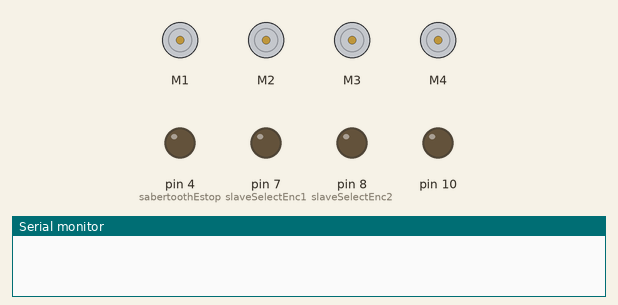
Recording of a sketch running on a simulated Arduino Uno, built with avr-gcc and run on an emulated ATmega328P. Shown: 4 × DC motor (green arrow = forward, orange = backward, longer = faster), output pins drawn as LEDs (lit = HIGH), the last lines printed to the serial monitor. Pins used as bus, display or sensor lines are not drawn.

Above: at 0.1 s.
At 8.8 s:
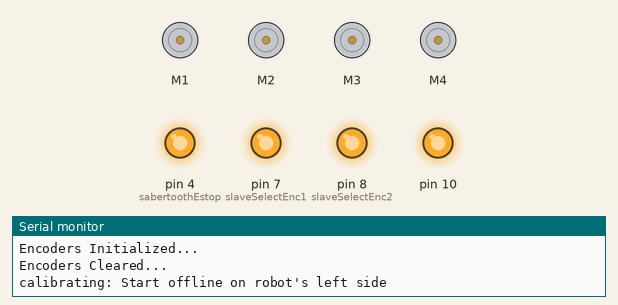
At 11.5 s:
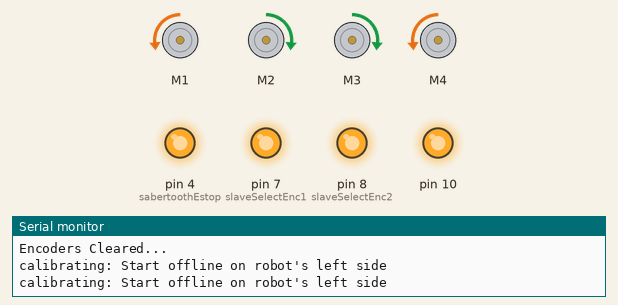
At 16.6 s:
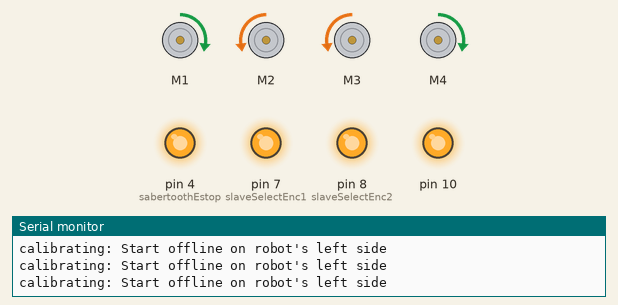
At 26.55 s:
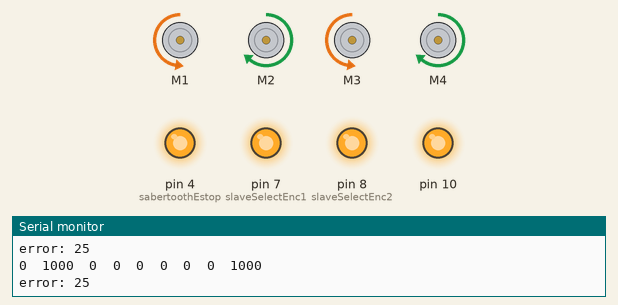
At 36.5 s:
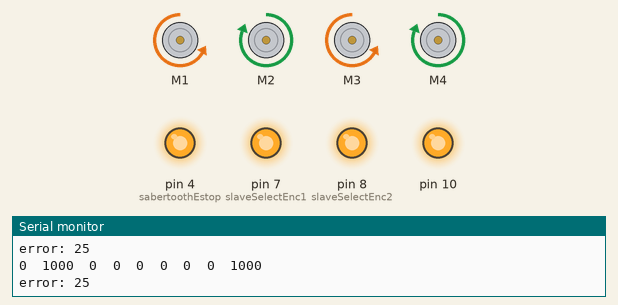
Timing chart, 0 to 40.0 s (numbered marks = the images above):
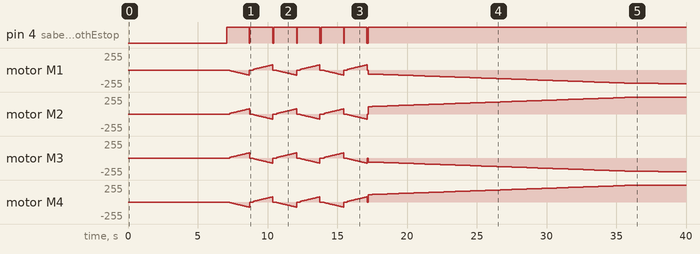

The sketch:

PID_WORKS_7_29_2015_ino.ino
```cpp
#include <QTRSensors.h> //library for Sensor Array
#include <SPI.h> //library for motor encoders
#include <Sabertooth.h>// Libraries for the motor controllers
#include <SoftwareSerial.h>

// *********************
// Define hardware pins
// *********************
#define sabertoothEstop 4 // This is connected to S2 on the motor controllers.
// When this pin is pulled low the motors will stop.
//this is pin 4 on the arduino
//PIN 4 STOPS ALL MOTORS when pulled low (?)

//Declaring the sensor info
#define NUM_SENSORS   8     // number of sensors used on pololu
#define TIMEOUT       2500  // waits for 2500 milliseconds for sensor outputs to go low
#define EMITTER_PIN   12    // emitter is controlled by digital pin 2 - **Something is wrong here I think***

// sensors 0 through 7 are connected to digital pins 22-36 EVEN, respectively
QTRSensorsRC qtrrc((unsigned char[]) {
  22, 24, 26, 28, 30, 32, 34, 36
  },NUM_SENSORS, TIMEOUT, EMITTER_PIN);

unsigned int sensorValues[NUM_SENSORS];

// Declaration of the software serial UART and motor controller objects

SoftwareSerial SWSerial(2, 3); // RX on pin 2 (unused), TX on pin 3 (to S1).
//PIN 2 IS UNUSED IN THAT IT DOES NOT RECEIVE A SIGNAL BACK FROM THE MOTOR CONTROLLERS. THE ARDUINO ONLY TRANSMITS


// Slave Select pins for encoders 1 and 2
// Feel free to reallocate these pins to best suit your circuit
const int slaveSelectEnc1 = 7;
const int slaveSelectEnc2 = 8;

// These hold the current encoder count.
signed long encoder1count = 0;
signed long encoder2count = 0;
//accounting for variation between the two encoders, we'll pray that an average is good enough
signed long encoderCountAvg = 0;


//---------------------------------
//variables for PID
float Kp = 1.7;
float Ki = 0.04;
int offset = 35;
int Tp = 127;
float turnVariable = 0;
int error = 0;
float spin = 0;
float integral = 0;

//motor control vars------------------------
int ySpeed = 0; //initial speed
int idealYSpeed = 180; //straight forward speed.
int turnYSpeed = idealYSpeed - 40; //turning forward speed - slower as to not lose line

Sabertooth frontSaber(128, SWSerial); // Address 128, front motors, 1 = left, 2 = right
Sabertooth rearSaber(129, SWSerial); // Address 129, rear motors, 1 = left, 2 = right
// check that ours is not switched -eb


  //movement variables again...
  int movementDelay = 15; // Delay in between movement commands
  int speedDelta = 64; //if I had to guess this could be 128 so that speeds tops at 255
  int topForwardSpeed = 127 + speedDelta;
  int topBackwardSpeed = 127 - speedDelta;

void initEncoders() {

  // Set slave selects as outputs
  pinMode(slaveSelectEnc1, OUTPUT);
  pinMode(slaveSelectEnc2, OUTPUT);

  // Raise select pins
  // Communication begins when you drop the individual select signsl
  digitalWrite(slaveSelectEnc1, HIGH);
  digitalWrite(slaveSelectEnc2, HIGH);

  SPI.begin();

  // Initialize encoder 1
  //    Clock division factor: 0
  //    Negative index input
  //    free-running count mode
  //    x4 quatrature count mode (four counts per quadrature cycle)
  // NOTE: For more information on commands, see datasheet
  digitalWrite(slaveSelectEnc1, LOW);       // Begin SPI conversation
  SPI.transfer(0x88);                       // Write to MDR0
  SPI.transfer(0x03);                       // Configure to 4 byte mode
  digitalWrite(slaveSelectEnc1, HIGH);      // Terminate SPI conversation

  // Initialize encoder 2
  //    Clock division factor: 0
  //    Negative index input
  //    free-running count mode
  //    x4 quatrature count mode (four counts per quadrature cycle)
  // NOTE: For more information on commands, see datasheet
  digitalWrite(slaveSelectEnc2, LOW);       // Begin SPI conversation
  SPI.transfer(0x88);                       // Write to MDR0
  SPI.transfer(0x03);                       // Configure to 4 byte mode
  digitalWrite(slaveSelectEnc2, HIGH);      // Terminate SPI conversation
}

long readEncoder(int encoder) {

  // Initialize temporary variables for SPI read
  unsigned int count_1, count_2, count_3, count_4;
  long count_value;

  // Read encoder 1
  if (encoder == 1) {
    digitalWrite(slaveSelectEnc1, LOW);     // Begin SPI conversation
    SPI.transfer(0x60);                     // Request count
    count_1 = SPI.transfer(0x00);           // Read highest order byte
    count_2 = SPI.transfer(0x00);
    count_3 = SPI.transfer(0x00);
    count_4 = SPI.transfer(0x00);           // Read lowest order byte
    digitalWrite(slaveSelectEnc1, HIGH);    // Terminate SPI conversation
  }

  // Read encoder 2
  else if (encoder == 2) {
    digitalWrite(slaveSelectEnc2, LOW);     // Begin SPI conversation
    SPI.transfer(0x60);                      // Request count
    count_1 = SPI.transfer(0x00);           // Read highest order byte
    count_2 = SPI.transfer(0x00);
    count_3 = SPI.transfer(0x00);
    count_4 = SPI.transfer(0x00);           // Read lowest order byte
    digitalWrite(slaveSelectEnc2, HIGH);    // Terminate SPI conversation
  }

  // Calculate encoder count
  count_value = (count_1 << 8) + count_2;
  count_value = (count_value << 8) + count_3;
  count_value = (count_value << 8) + count_4;

  return count_value;
}

void clearEncoderCount() {

  // Set encoder1's data register to 0
  digitalWrite(slaveSelectEnc1, LOW);     // Begin SPI conversation
  // Write to DTR
  SPI.transfer(0x98);
  // Load data
  SPI.transfer(0x00);  // Highest order byte
  SPI.transfer(0x00);
  SPI.transfer(0x00);
  SPI.transfer(0x00);  // lowest order byte
  digitalWrite(slaveSelectEnc1, HIGH);    // Terminate SPI conversation

  delayMicroseconds(100);  // provides some breathing room between SPI conversations

  // Set encoder1's current data register to center
  digitalWrite(slaveSelectEnc1, LOW);     // Begin SPI conversation
  SPI.transfer(0xE0);
  digitalWrite(slaveSelectEnc1, HIGH);    // Terminate SPI conversation

  // Set encoder2's data register to 0
  digitalWrite(slaveSelectEnc2, LOW);     // Begin SPI conversation
  // Write to DTR
  SPI.transfer(0x98);
  // Load data
  SPI.transfer(0x00);  // Highest order byte
  SPI.transfer(0x00);
  SPI.transfer(0x00);
  SPI.transfer(0x00);  // lowest order byte
  digitalWrite(slaveSelectEnc2, HIGH);    // Terminate SPI conversation

  delayMicroseconds(100);  // provides some breathing room between SPI conversations

  // Set encoder2's current data register to center
  digitalWrite(slaveSelectEnc2, LOW);     // Begin SPI conversation
  SPI.transfer(0xE0);
  digitalWrite(slaveSelectEnc2, HIGH);    // Terminate SPI conversation

}


//******************************************************************************
// Sets up our serial com, hardware pins, SPI bus for ethernet shield and motor controller.
// RETURNS: Nothing
//******************************************************************************
void setup()
{
  delay(3000);    // Short delay to powerup the motor controllers

  Serial.begin(9600);    // Serial for the debug output
  SWSerial.begin(9600);  // Serial for the motor controllers
  //-eb can we change this to a faster baud rate?
  //BAUD RATE IS THE NUMBER OF SIGNALING EVENTS THAT OCCURS PER SECOND. IN OTHER WORDS, IT IS THE NUMBER OF CHANGES IN BINARY STATE PER SECOND

  frontSaber.autobaud(); // Allows the motor controllers to detect the baud rate
  rearSaber.autobaud();  // we're using and adjust appropriately

  // Initialize GPIO inputs and outputs
  //sets pin 4 to output so we can stop the motors
  pinMode(sabertoothEstop, OUTPUT);

  allStop();		// Make sure all motors are stopped for safety

  //getting the encoders up and running
  initEncoders();       Serial.println("Encoders Initialized...");
  clearEncoderCount();  Serial.println("Encoders Cleared...");

  //variables for calibrating
  int i = 0; // Counters
  int j = 0;
  //int movementDelay = 15; // Delay in between movement commands
  //int speedDelta = 64; //if I had to guess this could be 128 so that speeds tops at 255
  //int topForwardSpeed = 127 + speedDelta;
  //int topBackwardSpeed = 127 - speedDelta;

  //unsigned int avgMin = 0;
  //unsigned int avgMax = 0;

  //calibrating
  pinMode(13, OUTPUT);
  digitalWrite(13, HIGH);    // turn on Arduino's LED to indicate we are in calibration mode

  for (int i = 0; i < 3; i++)  // move back and forth seven times
  {
    qtrrc.calibrate();       // reads all sensors 10 times at 2500 us per read (i.e. ~25 ms per call)
    Serial.println("calibrating: Start offline on robot's left side");

    //    // *************************
    //    // Right and Left Motion
    //    // *************************
  for (int i = 127; i < 167; i++) //why are we using floats here?
    {    qtrrc.calibrate();       // reads all sensors 10 times at 2500 us per read (i.e. ~25 ms per call)

      commandMotors(127, i, 127, 1);
    }
    allStop();

    for (int i = 127; i > 87;  i--)
    {    qtrrc.calibrate();       // reads all sensors 10 times at 2500 us per read (i.e. ~25 ms per call)

      commandMotors(127, i, 127, 1);
    }
    allStop();
        qtrrc.calibrate();       // reads all sensors 10 times at 2500 us per read (i.e. ~25 ms per call)


  }//for
  digitalWrite(13,LOW); // turn on Arduino's LED to indicate we are in calibration mode


  //printing calibration figures
  for (int i = 0; i < NUM_SENSORS; i++){
    Serial.print(qtrrc.calibratedMinimumOn[i]);
    Serial.print('\t');
  }
  Serial.println();

  // print the calibration maximum values measured when emitters were on
  for (int i = 0; i < NUM_SENSORS; i++){
    Serial.print(qtrrc.calibratedMaximumOn[i]);
    Serial.print('\t');
  }

  Serial.println();
  //figuring out initial position
  //unsigned int position = qtrrc.readLine(sensorValues);
  //Serial.println(position);

  Serial.println("Running");
  Serial.println();
}

void loop() {


  // read calibrated sensor values and obtain a measure of the line position from 0 to 7000
  unsigned int position = qtrrc.readLine(sensorValues);

  // print the sensor values as numbers from 0 to 1000, where 0 means maximum reflectance and
  // 1000 means minimum reflectance, followed by the line position
  for (unsigned char i = 0; i < NUM_SENSORS; i++)
  {
    Serial.print(sensorValues[i]);
    Serial.print('\t');
  }

  Serial.println(position); // comment this line out if you are using raw values
/** SPEEDOMETER -- DOES NOT WORK YET
//calculate the encoder values
    encoder1count = readEncoder(1);
    encoder2count = readEncoder(2);
  int encoderAvg = ((encoder1count*-1)+encoder2count)/2;


  float feetTravelled;
  float ftPerSec;
  //calculate speed... 1920 encoder units= 1 ft
  feetTravelled = encoderAvg/1920;
  ftPerSec = feetTravelled/(millis()*1000);
  Serial.println(ftPerSec);
  **/

  //PID SHIT
  int location = position/100; //getting the position and error down to a managable number
  error = offset - location; //calculate the error

  if (error < 5 && error > -5) { //reset the integral when on the line
    integral = 0;
  } else {
    integral = integral + error;   //calulate the integral
 }

//calculate the angle to get back to line (spin)
  turnVariable = Kp * error + (Ki * integral); //get the PI-derived turnVariable
  spin = Tp + int(turnVariable); //adjust the spin based on Tp(127) and the turnVariable

//calcuulate the speed based on the amount we're turning
  if(abs(error)> 16){ //if turning sharply (abs(in either direction)), SLOW down
    ySpeed = turnYSpeed;
  } else {
    ySpeed = idealYSpeed;
  }


//MOVEMENT************
  commandMotors(ySpeed, 127, spin, 1); //move it or lose it

Serial.print("error: "); Serial.println(error);
  //Serial.print("spin: "); Serial.println(spin);
  //Serial.print("integral: "); Serial.println(integral);
  //Serial.print("turnVariable: "); Serial.println(turnVariable);
  //Serial.print("ftPerSec: "); Serial.println(ftPerSec);

delay(250);

}//end loop


//******************************************************************************
// Sets the speed of all motor controllers to zero and sets all ESTOPs
// RETURNS: NONE
//******************************************************************************
void allStop()
{
  digitalWrite(sabertoothEstop, LOW);

  frontSaber.motor(1, 0);
  frontSaber.motor(2, 0);
  rearSaber.motor(1, 0);
  rearSaber.motor(2, 0);
}


//******************************************************************************
//commandMotors
// Processes all motor commands.
// The function expects three values;
//    yAxis is our forward and back movement
//    xAxis is our left and right movement
//    spin is our third axis
//    mode is the type of movement we're sending (tank versus vectoring)
//
// To understand the input of this function you need to envision a grid with 0,0
// in the bottom left, 127,127 in the center and 255,255 in the top right. The location
// of the data point passed into this function relative to the 127,127 center point
// is the direction that the robot is commanded to vector
//
// RETURNS: NONE
//******************************************************************************
void commandMotors(int yAxis, int xAxis, int spin, int mode)
{
  // Initialize our local variables
  int leftFrontPower = 0;
  int leftRearPower = 0;
  int rightFrontPower = 0;
  int rightRearPower = 0;
  int maxMotorPower = 0;
  double tempScale = 0;

  // Motor Constants
  int motorValueMax = 255;
  int motorValueMin = 0;
  int motorZero = 127;

  // Bound our incoming data to a safe and expected range
  if (yAxis > motorValueMax) {
    yAxis = motorValueMax;
  }
  else  if (yAxis < motorValueMin) {
    yAxis = motorValueMin;
  }
  if (xAxis > motorValueMax) {
    xAxis = motorValueMax;
  }
  else  if (xAxis < motorValueMin) {
    xAxis = motorValueMin;
  }
  if (spin > motorValueMax) {
    spin = motorValueMax;
  }
  else  if (spin < motorValueMin) {
    spin = motorValueMin;
  }

  // Shift incoming data to straddle 0
  yAxis = yAxis - 127;
  xAxis = xAxis - 127;
  spin = spin - 127;

  // A mode value of 1 passed into this function changes the motor mixing to
  // vectoring mode
  if (mode == 1)
  {
    // *************************
    // Front and Back Motion
    //all wheels equal power forward
    // *************************
    leftFrontPower = leftFrontPower + yAxis;
    leftRearPower = leftRearPower + yAxis;
    rightFrontPower = rightFrontPower + yAxis;
    rightRearPower = rightRearPower + yAxis;
    //    Serial.println("y calculation");
    //    Serial.print("LFP: "); Serial.println(leftFrontPower);
    //    Serial.print("LRP: "); Serial.println(leftRearPower);
    //      Serial.print("RFP: "); Serial.println(rightFrontPower);
    //        Serial.print("RRP: "); Serial.println(rightRearPower);
    // *************************
    // Left and Right Motion
    //front and rear wheels opposite sign
    //left and right opposite sign
    // *************************
    leftFrontPower = leftFrontPower + xAxis;
    leftRearPower = leftRearPower - xAxis;
    rightFrontPower = rightFrontPower - xAxis;
    rightRearPower = rightRearPower + xAxis;
    //        Serial.println("x calculation");
    //    Serial.print("LFP: "); Serial.println(leftFrontPower);
    //    Serial.print("LRP: "); Serial.println(leftRearPower);
    //      Serial.print("RFP: "); Serial.println(rightFrontPower);
    //        Serial.print("RRP: "); Serial.println(rightRearPower);

    // *************************
    // Spin
    // *************************
    leftFrontPower = leftFrontPower + spin;
    leftRearPower = leftRearPower + spin;
    rightFrontPower = rightFrontPower - spin;
    rightRearPower = rightRearPower - spin;
    //        Serial.println("spin calculation");
    //    Serial.print("LFP: "); Serial.println(leftFrontPower);
    //    Serial.print("LRP: "); Serial.println(leftRearPower);
    //      Serial.print("RFP: "); Serial.println(rightFrontPower);
    //        Serial.print("RRP: "); Serial.println(rightRearPower);

    // After our mixing above our motor powers are most likely going to exceed
    // our maximum values. We need to find our maximum and scale everything down
    // to values that our motor controller can understand
    maxMotorPower = max(abs(leftFrontPower), abs(leftRearPower));
    maxMotorPower = max(maxMotorPower, abs(rightFrontPower));
    maxMotorPower = max(maxMotorPower, abs(rightRearPower));

    // Scale down by the maximum value if we exceed 127
    if (maxMotorPower > 127)
    {
      tempScale = (double)127 / (double)maxMotorPower;
      leftFrontPower = tempScale * (double)leftFrontPower;
      leftRearPower = tempScale * (double)leftRearPower;
      rightFrontPower = tempScale * (double)rightFrontPower;
      rightRearPower = tempScale * (double)rightRearPower;
    }

    // Cleans up our output data
    leftFrontPower = boundAndDeadband(leftFrontPower);
    leftRearPower = boundAndDeadband(leftRearPower);
    rightFrontPower = boundAndDeadband(rightFrontPower);
    rightRearPower = boundAndDeadband(rightRearPower);

    // Raises the ESTOP lines before commanding the motors
    digitalWrite(sabertoothEstop, HIGH);

    //        Serial.println("FInal Values");
    //    Serial.print("LFP: "); Serial.println(leftFrontPower);
    //    Serial.print("LRP: "); Serial.println(leftRearPower);
    //      Serial.print("RFP: "); Serial.println(rightFrontPower);
    //        Serial.print("RRP: "); Serial.println(rightRearPower);
    // Applies our calculated and bounded values to our drive motor controllers
    frontSaber.motor(1, rightFrontPower);
    frontSaber.motor(2, leftFrontPower);
    rearSaber.motor(1, rightRearPower);
    rearSaber.motor(2, leftRearPower);
  }

  // If the mode value is not "1" then we are in tank mode
  else
  {
    // Applies our calculated and bounded values to our drive motor controllers
    frontSaber.drive(yAxis);
    frontSaber.turn(xAxis);

    rearSaber.drive(yAxis);
    rearSaber.turn(xAxis);
  }
}

//******************************************************************************
// Cleans up our values for the motor controllers
// The motor controllers only accept a value range of -127 to 127. We also apply
// a deadband so the robot doesn't drift when idle
//
// RETURNS: Cleaned up value
//******************************************************************************
int boundAndDeadband (int inputValue)
{
  if (inputValue < -127)  {
    inputValue = -127;
  }
  if (inputValue > 127)   {
    inputValue = 127;
  }
  if ((inputValue < 5) && (inputValue > -5)) {
    inputValue = 0;
  }

  return inputValue;
}
```

Measured:
- by itself, pin 4 (sabertoothEstop): alternates HIGH for 1.6 s and LOW for 0.07 s, 12 changes in all, then stays HIGH
